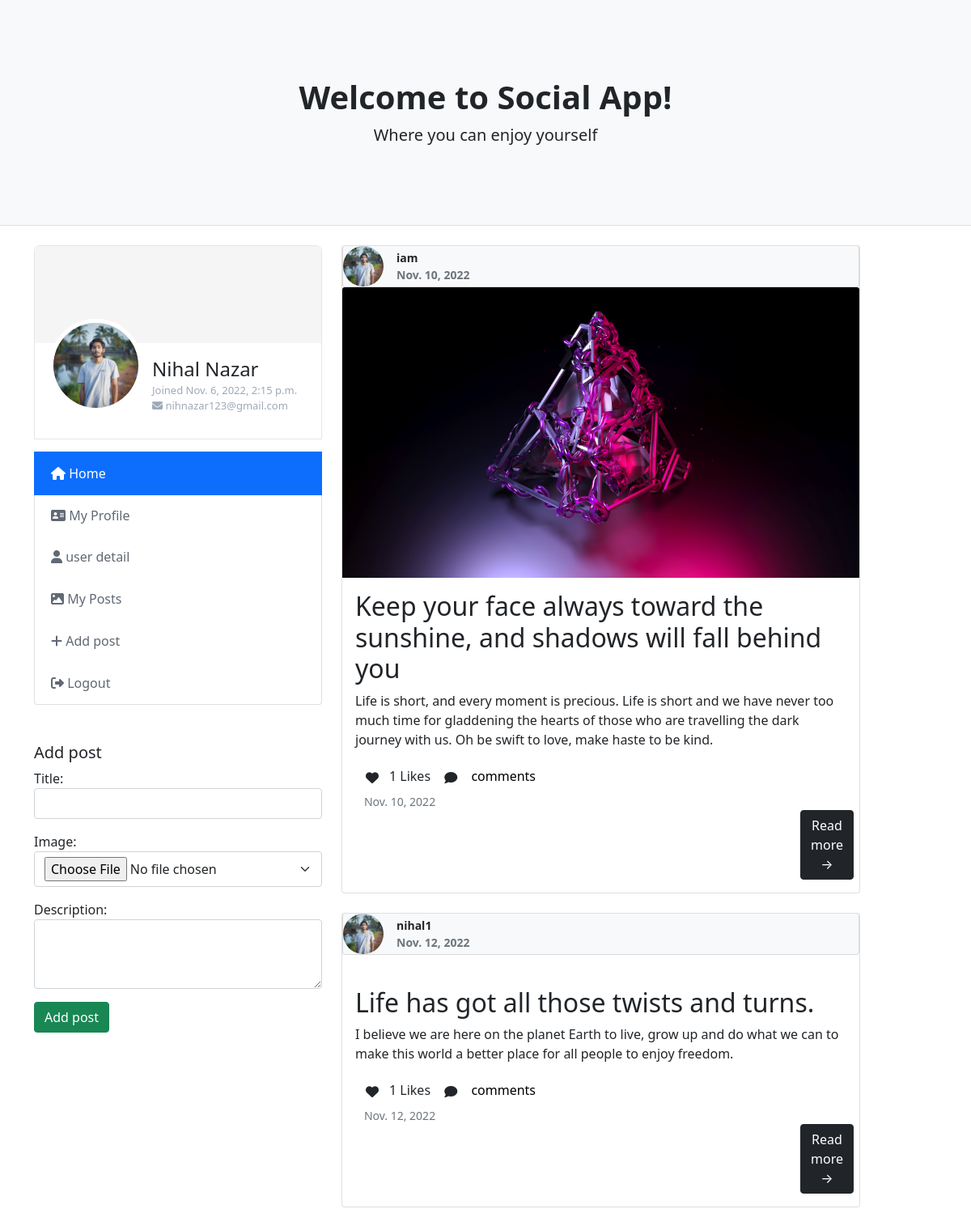
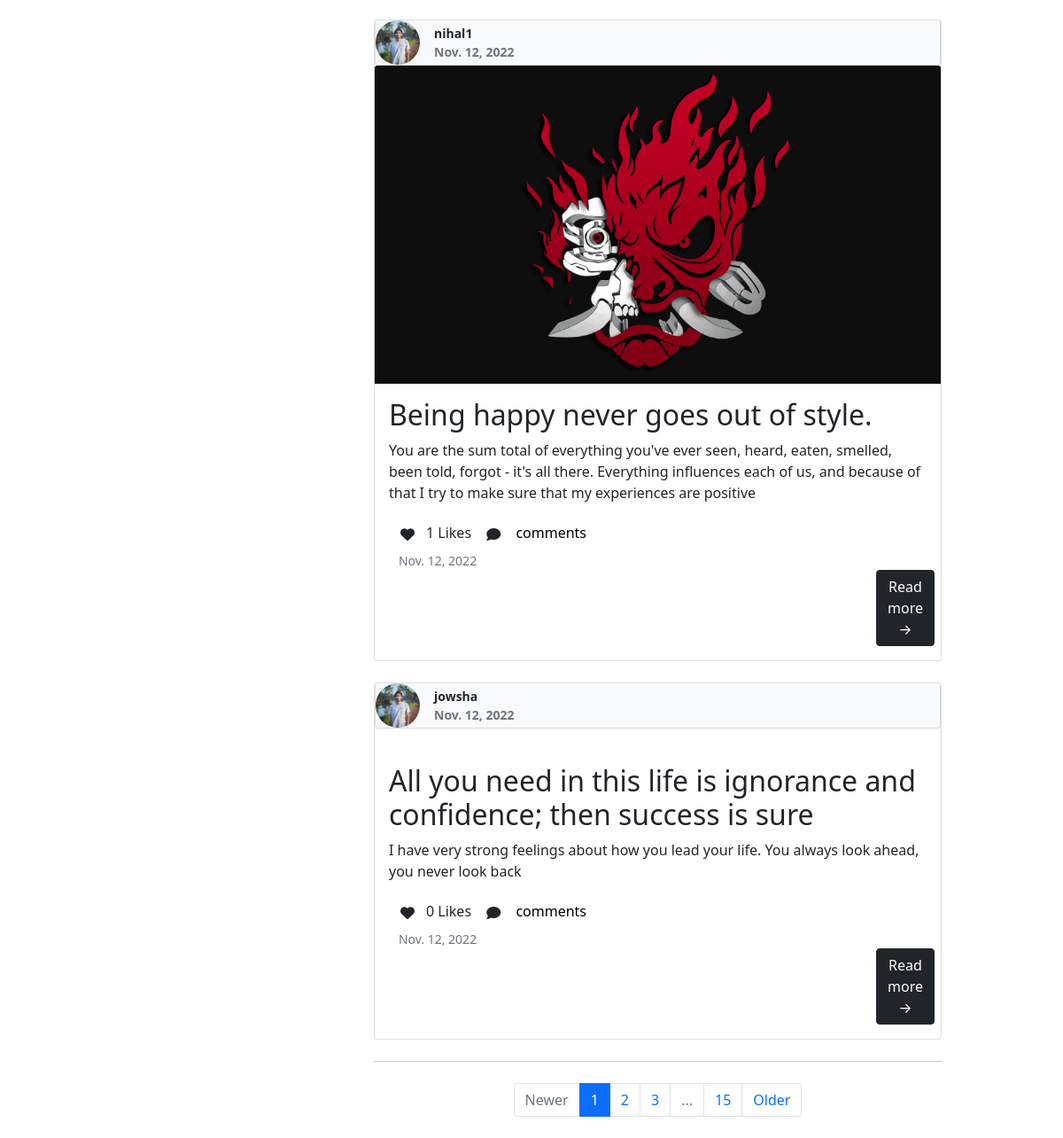
Page /home (signed in) on the committed database (2 pictures, top to bottom).
### socialapp/models.py (models this page shows, shortened)
class Userprofile(models.Model):
    user=models.OneToOneField(User, on_delete=models.CASCADE)
    image=models.ImageField(upload_to="image",null=True)
    place=models.CharField(max_length=100)
    dob=models.CharField(max_length=50)
    phone=models.PositiveBigIntegerField()

class Posts(models.Model):
    user=models.ForeignKey(User,on_delete=models.CASCADE)
    image=models.ImageField(upload_to="image",null=True)
    title=models.CharField(max_length=100)
    description=models.CharField(max_length=1000)
    date=models.DateField(auto_now_add=True)
    like=models.ManyToManyField(User,related_name="like")
    @property
    def fetch_comments(self):
        comment=self.comments_set.all()
        return comment

### socialapp/views.py (the view, shortened to what this page needs)
# urls.py: path('home',PostList.as_view(),name="home"),
@method_decorator(sign_required,name="dispatch")
class PostList(CreateView,ListView):
    model=Posts
    template_name: str="base.html"
    context_object_name="posts"
    form_class=PostForm
    success_url=reverse_lazy("home")
    def get_queryset(self):
        return Posts.objects.all().exclude(user=self.request.user)
    def get_context_data(self, **kwargs):
        context = super(PostList,self).get_context_data(**kwargs)
        context["userd"] = Userprofile.objects.get(user=self.request.user)
        return context

### socialapp/forms.py
class PostForm(forms.ModelForm):
    class Meta:
        model=Posts
        fields=["title","image","description"]
        widgets={
            "title":forms.TextInput(attrs={"class":"form-control"}),
            "description":forms.Textarea(attrs={"class":"form-control","rows":3}),
            "image":forms.FileInput(attrs={"class":"form-select"}),
        }

### socialapp/views.py (called while the page is built)
def sign_required(fn):
    def wrapper(request,*args, **kwargs):
        if not request.user.is_authenticated:
            return redirect("login")
        else:
            return fn(request,*args, **kwargs)
    return wrapper

### socialapp/templates/base.html (shortened to what this page needs)
<!DOCTYPE html>
{% load static %}
<html lang="en">
<head>
    <link href="{% static 'css/styles.css' %}" rel="stylesheet" />
</head>
<body>
    <header class="py-5 bg-light border-bottom mb-4">
        <div class="container">
            <div class="text-center my-5">
                <h1 class="fw-bolder">Welcome to Social App!</h1>
                <p class="lead mb-0">Where you can enjoy yourself</p>
            </div>
        </div>
    </header>
    <div class="container">
        <div class="row">
            <div class="col-lg-4">
                <aside class="user-info-wrapper">
                    <div class="user-cover" style="background-image: url(https://bootdey.com/img/Content/bg1.jpg);">
                    </div>
                    <div class="user-info">
                        <div class="user-avatar">
                            {%if userd.image%}
                            <a class="edit-avatar" href="#"></a><img src="{{userd.image.url}}" alt="User">
                            {%endif%}
                        </div>
                        <div class="user-data">
                            <h4>{{user.first_name}}&nbsp;{{user.last_name}}</h4><span>Joined {{user.date_joined}}</span>
                            <span><i class="fa-solid fa-envelope"></i>&nbsp;{{user.email}}</span>
                        </div>
                    </div>
                </aside>
                <nav class="list-group mt-3">
                    <a class="list-group-item active " href="{% url 'home' %}"><i
                            class="fa-solid fa-house"></i>&nbsp;Home</a>
                    <a class="list-group-item " href="{%url 'userprofile'%}"><i class="fa-solid fa-address-card"></i>&nbsp;My
                        Profile</a>
                    <a class="list-group-item" href="{% url 'profile' %}"><i class="fa-solid fa-user"></i>&nbsp;user
                        detail</a>
                    <a class="list-group-item" href="{%url 'userprofile'%}"><i class="fa-solid fa-image"></i>&nbsp;My Posts</a>
                    <a class="list-group-item" href="{%url 'home'%}"><i class="fa-solid fa-plus"></i>&nbsp;Add post</a>
                    <a class="list-group-item" href="{%url 'logout'%}"><i class="fa-solid fa-right-from-bracket"></i>&nbsp;Logout</a>
                </nav>
                <div class=" mt-5">
                    <div class="">
                        <form action="" method="post" enctype="multipart/form-data">
                            <h5>Add post</h5>
                            {{form.as_p}}
                            <input type="submit" value="Add post" class="btn btn-success mb-5">
                        </form>
                    </div>
                </div>
            </div>
            <div class="col-lg-7">
                {%for post in posts%}
                <div class="card mb-4">
                    <div class="card p-10 pt-0 bg-light border-top-0">
                        <div class="d-flex align-items-end justify-content-between">
                            <div class="d-flex align-items-center">
                                {%if userd.image%}
                                <img class="rounded-circle me-3" src="{{userd.image.url}}" style="width: 50px;"
                                    alt="..." />
                                {%endif%}
                                <div class="small">
                                    <div class="fw-bold">{{post.user}} <br>
                                        <span class="text-muted">{{post.date}}</span></div>
                                </div>
                            </div>
                        </div>
                    </div>
                    {%if post.image%}
                    <a href=""><img class="card-img-top" src="{{post.image.url}}" alt="" /></a>
                    {%endif%}
                    <div class="card-body">
                        <h2 class="card-title">{{post.title}}</h2>
                        <p class="card-text">{{post.description}}</p>
                        <a href="{% url 'like' post.id%}" class="btn"><i
                                class="fa-solid fa-heart"></i></a>{{post.like.all.count}}&nbsp;Likes
                        <button class="btn" type="button" data-bs-toggle="collapse"
                            data-bs-target="#collapseExample{{ forloop.counter }}" aria-expanded="false"
                            aria-controls="collapseExample">
                            <i class="fa-solid fa-comment"></i>
                        </button>
                        <a class="" data-bs-toggle="collapse" href="#commentlist{{ forloop.counter }}" role="button"
                            aria-expanded="false" aria-controls="collapseExample"
                            style="text-decoration:none; color: black;">
                            comments
                        </a>
                        <div class="small text-muted">&nbsp;&nbsp;&nbsp;{{post.date}}</div>
                        <a class="btn btn-dark" href="#!" style="margin-left: 550px;">Read more →</a>
                    </div>
                </div>
                {%endfor%}
                <nav aria-label="Pagination">
                    <hr class="my-0">
                    <ul class="pagination justify-content-center my-4">
                        <li class="page-item disabled"><a class="page-link" href="#" tabindex="-1"
                                aria-disabled="true">Newer</a></li>
                        <li class="page-item active" aria-current="page"><a class="page-link" href="#!">1</a></li>
                        <li class="page-item"><a class="page-link" href="#!">2</a></li>
                        <li class="page-item"><a class="page-link" href="#!">3</a></li>
                        <li class="page-item disabled"><a class="page-link" href="#!">...</a></li>
                        <li class="page-item"><a class="page-link" href="#!">15</a></li>
                        <li class="page-item"><a class="page-link" href="#!">Older</a></li>
                    </ul>
                </nav>
            </div>
        </div>
    </div>
</body>
</html>

### socialapp/templates/base.html (style rules this page uses)
.user-info-wrapper { position: relative; width: 100%; margin-bottom: -1px; padding-top: 90px; padding-bottom: 30px; border: 1px solid #e1e7ec; border-top-left-radius: 7px; border-top-right-radius: 7px; overflow: hidden }
.user-info-wrapper .user-cover { position: absolute; top: 0; left: 0; width: 100%; height: 120px; background-position: center; background-color: #f5f5f5; background-repeat: no-repeat; background-size: cover }
.user-info-wrapper .user-info { display: table; position: relative; width: 100%; padding: 0 18px; z-index: 5 }
.user-info-wrapper .user-info .user-avatar, .user-info-wrapper .user-info .user-data { display: table-cell; vertical-align: top }
.user-info-wrapper .user-info .user-avatar { position: relative; width: 115px }
.user-info-wrapper .user-info .user-avatar>img { display: block; width: 100%; border: 5px solid #fff; border-radius: 50% }
.user-info-wrapper .user-info .user-data { padding-top: 48px; padding-left: 12px }
.user-info-wrapper .user-info .user-data h4 { margin-bottom: 2px }
.user-info-wrapper .user-info .user-data span { display: block; color: #9da9b9; font-size: 13px }
.user-info-wrapper+.list-group .list-group-item:first-child { border-radius: 0 }
.user-info-wrapper+.list-group .list-group-item:first-child { border-radius: 0; }
.list-group-item:first-child { border-top-left-radius: 7px; border-top-right-radius: 7px; }
.list-group-item:first-child { border-top-left-radius: .25rem; border-top-right-radius: .25rem; }
a.list-group-item { padding-top: .87rem; padding-bottom: .87rem; }
a.list-group-item, .list-group-item-action { transition: all .25s; color: #606975; font-weight: 500; }
.list-group-item { border-color: #e1e7ec; background-color: #fff; text-decoration: none; }
.list-group-item { position: relative; display: block; padding: .75rem 1.25rem; margin-bottom: -1px; background-color: #fff; border: 1px solid rgba(0,0,0,0.125); }

### rows in the picture
Userprofile: image (picture)
Posts: image (picture), user "iam", date "Nov. 10, 2022", title "Keep your face always toward the sunshine, and shadows will fall behind you", description "Life is short, and every moment is precious. Life is short and we have never too much time for gladdening the hearts of those who are travelling the dark journey with us. Oh be swift to love, make haste to be kind.", like.all.count "1"
Posts: image (picture), user "nihal1", date "Nov. 12, 2022", title "Life has got all those twists and turns.", description "I believe we are here on the planet Earth to live, grow up and do what we can to make this world a better place for all people to enjoy freedom.", like.all.count "1"
Posts: image (picture), user "nihal1", date "Nov. 12, 2022", title "Being happy never goes out of style.", description "You are the sum total of everything you've ever seen, heard, eaten, smelled, been told, forgot - it's all there. Everything influences each of us, and because of that I try to make sure that my experiences are positive", like.all.count "1"
Posts: image (picture), user "jowsha", date "Nov. 12, 2022", title "All you need in this life is ignorance and confidence; then success is sure", description "I have very strong feelings about how you lead your life. You always look ahead, you never look back", like.all.count "0"

### other values in the picture
{{ user.first_name }} "Nihal"
{{ user.last_name }} "Nazar"
{{ user.date_joined }} "Nov. 6, 2022, 2:15 p.m."
{{ user.email }} "nihnazar123@gmail.com"
